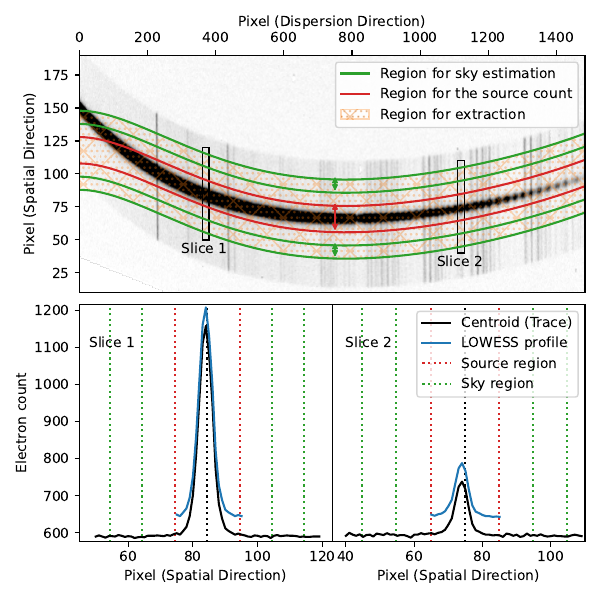

This chart was generated by the following Python code:
from astropy.io import fits
from matplotlib import pyplot as plt
from matplotlib.patches import Polygon, FancyArrowPatch, Rectangle
from aspired import spectral_reduction
import numpy as np
from scipy.ndimage import rotate
from statsmodels.nonparametric.smoothers_lowess import lowess

fits_file = fits.open('ogg2m001-en06-20160111-0005-e00.fits.fz')[1]
data = fits_file.data
header = fits_file.header
data = rotate(data, 6)

red_spatial_mask = np.arange(180, 380)
red_spec_mask = np.arange(15, 1500)

twodspec = spectral_reduction.TwoDSpec(data,
                                       header=header,
                                       spatial_mask=red_spatial_mask,
                                       spec_mask=red_spec_mask,
                                       cosmicray=True,
                                       sigclip=3.,
                                       readnoise=3.5,
                                       gain=2.3,
                                       log_level='CRITICAL',
                                       log_file_name=None)

twodspec.ap_trace(nspec=1,
                  nwindow=30,
                  ap_faint=20,
                  trace_width=20,
                  shift_tol=50,
                  fit_deg=7,
                  display=False)

trace = np.array(twodspec.spectrum_list[0].trace)

# trace is at (spatial) pix 70 for (dispersion) pix 600
extraction_slice = Polygon(
    [i for i in zip(np.arange(len(trace)), trace - 30)] +
    [i for i in zip(np.arange(len(trace))[::-1], trace[::-1] + 30)],
    hatch='\\/...',
    edgecolor='C1',
    alpha=0.3,
    facecolor='none',
    label="Region for extraction")
# arrows
sky_arrow_1 = FancyArrowPatch((750, 35), (750, 50),
                              color='C2',
                              arrowstyle='<|-|>',
                              mutation_scale=8)
sky_arrow_2 = FancyArrowPatch((750, 85), (750, 100),
                              color='C2',
                              arrowstyle='<|-|>',
                              mutation_scale=8)
source_arrow = FancyArrowPatch((750, 55), (750, 80),
                               color='C3',
                               arrowstyle='<|-|>',
                               mutation_scale=8)

# boxes
box_1 = Rectangle((360, 50), 20, 70, edgecolor='black', facecolor='none', lw=1)
box_2 = Rectangle((1110, 40),
                  20,
                  70,
                  edgecolor='black',
                  facecolor='none',
                  lw=1)

slice_1 = twodspec.img[50:120, 370]
slice_2 = twodspec.img[40:110, 1120]

lowess_fit_1 = lowess(slice_1[25:46], np.arange(74, 95), frac=0.1)[:, 1]
lowess_fit_2 = lowess(slice_2[25:46], np.arange(64, 85), frac=0.1)[:, 1]

fig = plt.figure(1, figsize=(6, 6))
fig.clf()

ax1 = fig.add_subplot(2, 1, 1)
ax2 = fig.add_subplot(2, 2, 3)
ax3 = fig.add_subplot(2, 2, 4)

ax1.imshow(np.log10(twodspec.img),
           origin='lower',
           aspect='auto',
           vmin=np.nanpercentile(np.log10(twodspec.img), 10),
           vmax=np.nanpercentile(np.log10(twodspec.img), 97),
           cmap='gray_r')

# Extraction slice
ax1.add_patch(extraction_slice)
# Sky arrows
ax1.add_patch(sky_arrow_1)
ax1.add_patch(sky_arrow_2)
# Source arrow
ax1.add_patch(source_arrow)
# Boxes
ax1.add_patch(box_1)
ax1.add_patch(box_2)

# Sky
ax1.plot(trace + 30, c='C2', label="Region for sky estimation")
ax1.plot(trace + 20, c='C2')
ax1.plot(trace - 20, c='C2')
ax1.plot(trace - 30, c='C2')

# Source
ax1.plot(trace + 10, c='C3', label="Region for the source count")
ax1.plot(trace - 10, c='C3')
ax1.legend()
ax1.set_xlabel('Pixel (Dispersion Direction)')
ax1.set_ylabel('Pixel (Spatial Direction)')
ax1.xaxis.tick_top()
ax1.xaxis.set_label_position('top')
ax1.set_ylim(10, 190)

ax1.text(300, 40, 'Slice 1')
ax1.text(1050, 30, 'Slice 2')

vmin = min(slice_1) - 10
vmax = max(slice_1) * 1.05

ax2.plot(np.arange(50, 120), slice_1, color='black')
ax2.plot(np.arange(75, 96), lowess_fit_1 + 50, color='C0')
ax2.vlines(trace[370] - 1, vmin, vmax, ls=":", color='black')
ax2.vlines(trace[370] + 10 - 1, vmin, vmax, ls=":", color='C3')
ax2.vlines(trace[370] - 10 - 1, vmin, vmax, ls=":", color='C3')
ax2.vlines(trace[370] + 20 - 1, vmin, vmax, ls=":", color='C2')
ax2.vlines(trace[370] + 30 - 1, vmin, vmax, ls=":", color='C2')
ax2.vlines(trace[370] - 20 - 1, vmin, vmax, ls=":", color='C2')
ax2.vlines(trace[370] - 30 - 1, vmin, vmax, ls=":", color='C2')

ax3.plot(np.arange(40, 110), slice_2, color='black', label='Centroid (Trace)')
ax3.plot(np.arange(65, 86),
         lowess_fit_2 + 50,
         color='C0',
         label='LOWESS profile')
ax3.vlines(trace[1120], vmin, vmax, ls=":", color='black')
ax3.vlines(trace[1120] + 10,
           vmin,
           vmax,
           ls=":",
           color='C3',
           label='Source region')
ax3.vlines(trace[1120] - 10, vmin, vmax, ls=":", color='C3')
ax3.vlines(trace[1120] + 20,
           vmin,
           vmax,
           ls=":",
           color='C2',
           label='Sky region')
ax3.vlines(trace[1120] + 30, vmin, vmax, ls=":", color='C2')
ax3.vlines(trace[1120] - 20, vmin, vmax, ls=":", color='C2')
ax3.vlines(trace[1120] - 30, vmin, vmax, ls=":", color='C2')

ax2.set_xlim(45, 123)
ax3.set_xlim(36, 110)

ax2.set_ylim(vmin, vmax)
ax3.set_ylim(vmin, vmax)
ax3.set_yticks([])

ax2.text(48, 1100, 'Slice 1')
ax3.text(40, 1100, 'Slice 2')

ax2.set_ylabel('Electron count')
ax2.set_xlabel('Pixel (Spatial Direction)')
ax3.set_xlabel('Pixel (Spatial Direction)')

ax3.legend()

plt.tight_layout()
plt.subplots_adjust(wspace=0, hspace=0.05)
plt.savefig('fig_03_extraction_profile.jpg')
